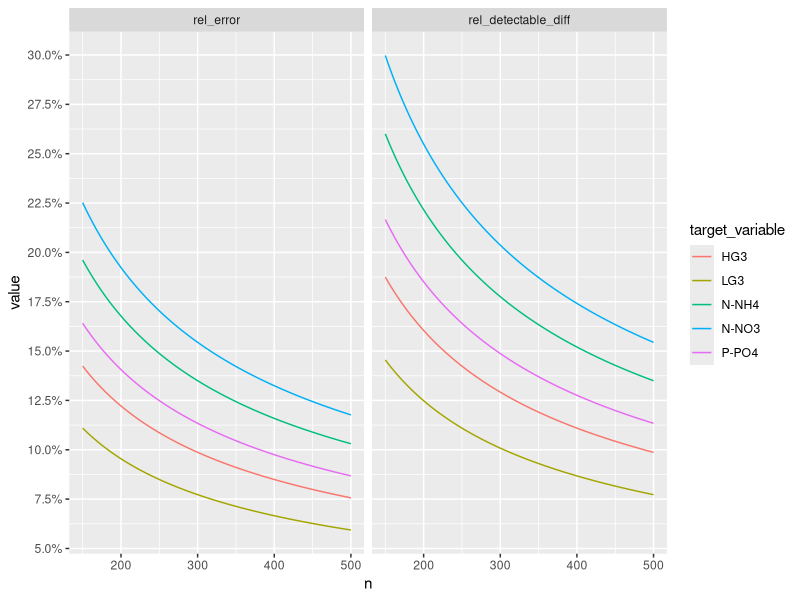
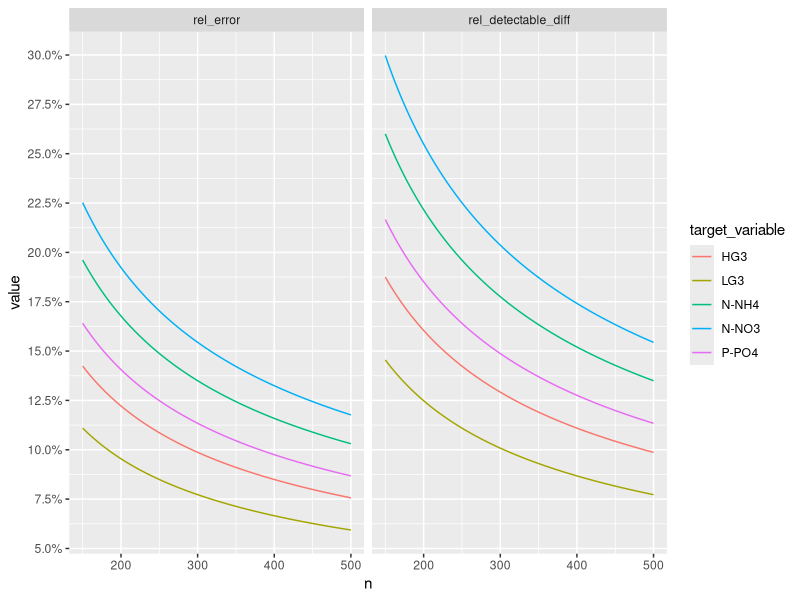

Write R code to recreate these figures, in order.
# Code to generate a plot with the relative errormargin & relative detectable
# difference obtained for a given number of locations per typegroup

library(dplyr)
library(ggplot2)
library(tidyr)
library(forcats)

# chunk copied from index.Rmd, containing the spatial variance (log-scale):
modelvar <-
    tibble(target_variable = c("HG3",
                               "LG3",
                               "N-NH4",
                               "N-NO3",
                               "P-PO4"),
           stdev_spatial = c(0.4305,
                             0.34035,
                             0.57910,
                             0.6568,
                             0.49131)
    ) %>%
    mutate(var_spatial = stdev_spatial^2)

# criteria, not plotted at the moment:
scenarios <-
    crossing(
        target_variable = c("HG3", "LG3"),
        nesting(
            rel_error = c(0.05, 0.1),
            scenario = c("good", "minimal")
        )
    ) %>%
    bind_rows(
        crossing(
            target_variable = c("N-NH4", "N-NO3", "P-PO4"),
            nesting(
                rel_error = c(0.1, 0.15),
                scenario = c("good", "minimal")
            )
        )
    )

# graph of relative errormargin & relative detectable difference:
p <-
    modelvar %>%
    crossing(n = 150:500) %>%
    mutate(
        stdev_mu = stdev_spatial / sqrt(n),
        log_error = qnorm(1 - 0.1 / 2) * stdev_mu,
        rel_error = 10^log_error - 1,
        # detectable difference for one-sided testing (alpha = 0.1, pi = 0.8):
        log_detectable_diff = qnorm(1 - 0.1) * stdev_mu + qnorm(0.8) * stdev_mu,
        rel_detectable_diff = 10^log_detectable_diff - 1
    ) %>%
    select(target_variable, n, starts_with("rel_")) %>%
    pivot_longer(
      cols = starts_with("rel_"),
      names_to = "measure",
      values_to = "value"
    ) %>%
    mutate(measure = fct_rev(measure)) %>%
    ggplot(aes(
      x = n,
      y = value,
      colour = target_variable,
      group = target_variable
    )) +
    geom_line() +
    scale_y_continuous(
      breaks = seq(0, 1, 0.025),
      labels = scales::label_percent()
    ) +
    facet_wrap(~measure)

p

ggsave("relerror_and_reldetdiff.png", p, width = 11, height = 8)
